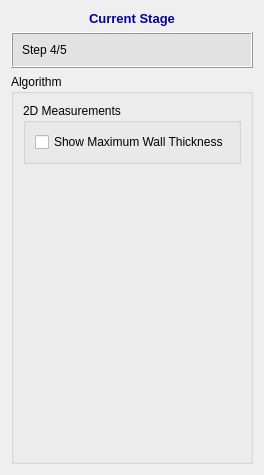
     <widget class="QWidget" name="page_5">
      <layout class="QVBoxLayout" name="verticalLayout_8">
       <item>
        <widget class="QLabel" name="label_27">
         <property name="font">
          <font>
           <pointsize>10</pointsize>
           <weight>75</weight>
           <bold>true</bold>
          </font>
         </property>
         <property name="text">
          <string>&lt;html&gt;&lt;head/&gt;&lt;body&gt;&lt;p&gt;&lt;span style=&quot; color:#0000a5;&quot;&gt;Current Stage&lt;/span&gt;&lt;/p&gt;&lt;/body&gt;&lt;/html&gt;</string>
         </property>
         <property name="alignment">
          <set>Qt::AlignCenter</set>
         </property>
        </widget>
       </item>
       <item>
        <widget class="QFrame" name="frame_7">
         <property name="minimumSize">
          <size>
           <width>0</width>
           <height>0</height>
          </size>
         </property>
         <property name="font">
          <font>
           <family>Arial</family>
           <pointsize>10</pointsize>
          </font>
         </property>
         <property name="styleSheet">
          <string notr="true">background-color: rgb(226, 226, 226)</string>
         </property>
         <property name="frameShape">
          <enum>QFrame::Box</enum>
         </property>
         <property name="frameShadow">
          <enum>QFrame::Raised</enum>
         </property>
         <property name="lineWidth">
          <number>1</number>
         </property>
         <layout class="QVBoxLayout" name="verticalLayout_16">
          <property name="spacing">
           <number>7</number>
          </property>
          <item>
           <layout class="QVBoxLayout" name="verticalLayout_17">
            <property name="spacing">
             <number>7</number>
            </property>
            <item>
             <layout class="QHBoxLayout" name="horizontalLayout_13">
              <item>
               <widget class="QLabel" name="label_28">
                <property name="font">
                 <font>
                  <family>Arial</family>
                 </font>
                </property>
                <property name="text">
                 <string>Step 4/5</string>
                </property>
               </widget>
              </item>
             </layout>
            </item>
           </layout>
          </item>
         </layout>
        </widget>
       </item>
       <item>
        <widget class="QGroupBox" name="groupBox_5">
         <property name="sizePolicy">
          <sizepolicy hsizetype="Preferred" vsizetype="Expanding">
           <horstretch>0</horstretch>
           <verstretch>0</verstretch>
          </sizepolicy>
         </property>
         <property name="minimumSize">
          <size>
           <width>0</width>
           <height>0</height>
          </size>
         </property>
         <property name="title">
          <string>Algorithm</string>
         </property>
         <layout class="QVBoxLayout" name="verticalLayout_22">
          <item>
           <widget class="QGroupBox" name="groupBox_7">
            <property name="maximumSize">
             <size>
              <width>16777215</width>
              <height>110</height>
             </size>
            </property>
            <property name="title">
             <string>2D Measurements</string>
            </property>
            <layout class="QVBoxLayout" name="verticalLayout_21">
             <item>
              <widget class="QCheckBox" name="maximumWallThicknessChkBox">
               <property name="text">
                <string>Show Maximum Wall Thickness</string>
               </property>
              </widget>
             </item>
            </layout>
           </widget>
          </item>
          <item>
           <spacer name="verticalSpacer_2">
            <property name="orientation">
             <enum>Qt::Vertical</enum>
            </property>
            <property name="sizeHint" stdset="0">
             <size>
              <width>20</width>
              <height>288</height>
             </size>
            </property>
           </spacer>
          </item>
         </layout>
        </widget>
       </item>
      </layout>
     </widget>
